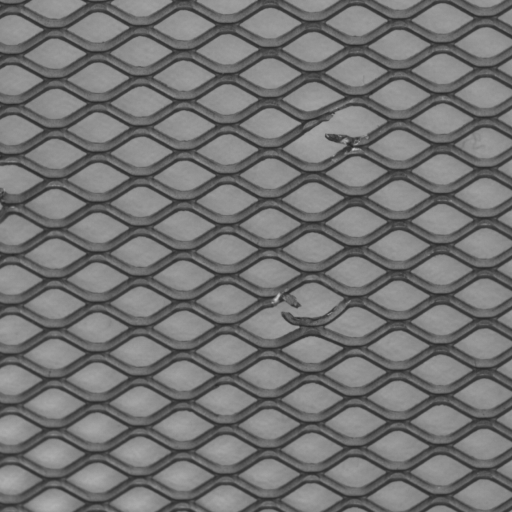
#> input picture data/grid/test/broken/000.png, 1024 x 1024 px, found by its file name (shown at 1/2 size)
$ python preprocess_grid.py
#> lines starting #> are read from the running program, lines starting #| are printed output that depends on the picture
# src/preprocess_grid.py
import os
import cv2
import numpy as np
from pathlib import Path
from tqdm import tqdm
import shutil

# Define paths
data_dir = Path("data/grid")
output_dir = Path("data/processed_grid")
train_dir = data_dir / "train"
test_dir = data_dir / "test"
gt_dir = data_dir / "ground_truth"

# Create output directories
os.makedirs(output_dir / "train" / "good", exist_ok=True)
os.makedirs(output_dir / "test" / "good", exist_ok=True)
for defect_type in ["bent", "broken", "glue", "metal_contamination", "thread"]:
    os.makedirs(output_dir / "test" / defect_type, exist_ok=True)
    os.makedirs(output_dir / "ground_truth" / defect_type, exist_ok=True)

print("Preprocessing setup complete. Output directory:", output_dir)

# src/preprocess_grid.py (continued)
def preprocess_image(image_path, target_size=(224, 224), is_mask=False):
    """Preprocess an image or mask: resize and normalize."""
#> called with target_size = (224, 224), is_mask = False
    # Read image
    if is_mask:
        image = cv2.imread(str(image_path), cv2.IMREAD_GRAYSCALE)
    else:
        image = cv2.imread(str(image_path))
#> image is the input picture: shape (1024, 1024, 3); min 35, max 204, mean 115.4
        image = cv2.cvtColor(image, cv2.COLOR_BGR2RGB)  # Convert BGR to RGB

    if image is None:
        raise ValueError(f"Failed to load image: {image_path}")

    # Resize
    image = cv2.resize(image, target_size, interpolation=cv2.INTER_AREA)
#> image: shape (224, 224, 3)

    # Normalize (ImageNet statistics for RGB images, masks remain 0-255)
    if not is_mask:
        mean = np.array([0.485, 0.456, 0.406]) # ImageNet mean
        std = np.array([0.229, 0.224, 0.225]) # ImageNet std
        image = image / 255.0  # Scale to [0, 1]
        image = (image - mean) / std # Normalize to ImageNet stats
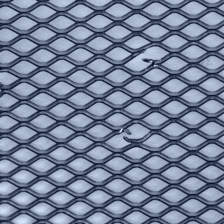
#> image: shape (224, 224, 3) float64; mean R, G, B -0.142, -0.0157, 0.207; drawn with min black and max white

    return image.astype(np.float32) if not is_mask else image.astype(np.uint8)
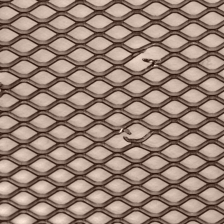
#> returned value: shape (224, 224, 3) float32; mean of channels 0, 1, 2 -0.142, -0.0157, 0.207; drawn with min black and max white

# Example usage (to be used in the next step)
if __name__ == "__main__":
    sample_image = preprocess_image(data_dir / "train" / "good" / "000.png")
    print("Sample image shape after preprocessing:", sample_image.shape)
#| Sample image shape after preprocessing: (224, 224, 3)
    print("Sample image dtype:", sample_image.dtype)
#| Sample image dtype: float32

# src/preprocess_grid.py (continued)
def process_train_images():
    """Process all normal training images."""
    good_dir = train_dir / "good"
    output_good_dir = output_dir / "train" / "good"

    for image_path in tqdm(list(good_dir.glob("*.png")), desc="Processing train images"):
        # Preprocess image
        processed_image = preprocess_image(image_path)

        # Save preprocessed image
        output_path = output_good_dir / image_path.name
        cv2.imwrite(str(output_path), cv2.cvtColor((processed_image * 255).astype(np.uint8), cv2.COLOR_RGB2BGR))

if __name__ == "__main__":
    process_train_images()
    print("Training images processed and saved.")

# src/preprocess_grid.py (continued)
def process_test_images_and_masks():
    """Process test images and ground truth masks."""
    defect_types = ["bent", "broken", "glue", "good"]

    for defect_type in tqdm(defect_types, desc="Processing test data"):
        test_input_dir = test_dir / defect_type
        output_test_dir = output_dir / "test" / defect_type
        output_gt_dir = output_dir / "ground_truth" / defect_type

        for image_path in test_input_dir.glob("*.png"):
            # Preprocess image
            processed_image = preprocess_image(image_path)
#> call 2 of preprocess_image, with target_size = (224, 224), is_mask = False
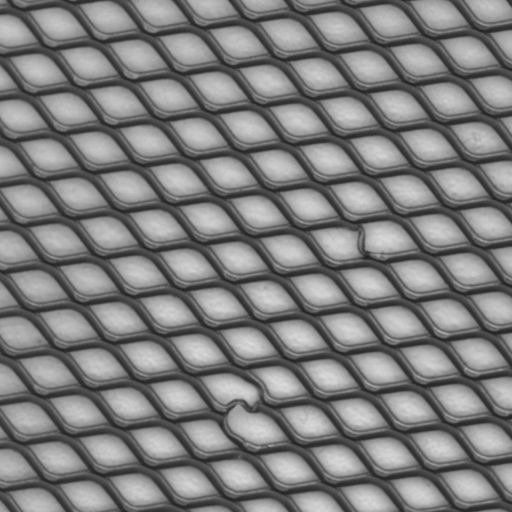
#> input picture data/grid/test/bent/001.png, 1024 x 1024 px (shown at 1/2 size)
#> in preprocess_image, image is the input picture: shape (1024, 1024, 3); min 33, max 222, mean 125.8
#> in preprocess_image (call 2), `image = cv2.resize(image, target_size, interpolation=cv2.INTER_AREA)`:
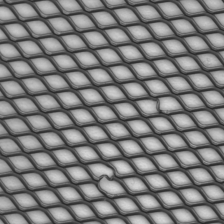
#> image: shape (224, 224, 3); min 36, max 216, mean 125.8
#> in preprocess_image (call 2), `image = (image - mean) / std`:
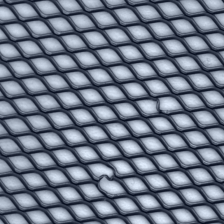
#> image: shape (224, 224, 3) float64; mean R, G, B 0.0368, 0.167, 0.389; drawn with min black and max white
#> in preprocess_image (call 2), `return image.astype(np.float32) if not is_mask else image.astype(np.ui..`:
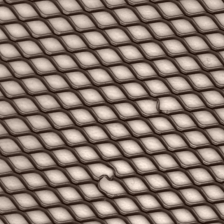
#> returned value: shape (224, 224, 3) float32; mean of channels 0, 1, 2 0.0368, 0.167, 0.389; drawn with min black and max white
            output_image_path = output_test_dir / image_path.name
            cv2.imwrite(str(output_image_path), cv2.cvtColor((processed_image * 255).astype(np.uint8), cv2.COLOR_RGB2BGR))
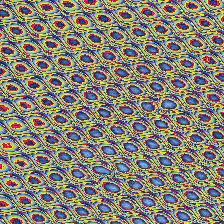
#> saved as 001.png: shape (224, 224, 3); mean B, G, R 115.9, 129.4, 134.2

            # Process ground truth mask if it exists
            gt_path = gt_dir / defect_type / image_path.name.replace(".png", "_mask.png")
            if gt_path.exists():
                processed_mask = preprocess_image(gt_path, is_mask=True)
                output_mask_path = output_gt_dir / gt_path.name
                cv2.imwrite(str(output_mask_path), processed_mask)

if __name__ == "__main__":
    process_train_images()
    process_test_images_and_masks()
    print("Test images and masks processed and saved.")

# src/preprocess_grid.py (continued)
def summarize_processed_data():
    """Summarize the preprocessed dataset."""
    summary = {
        "train_good": len(list((output_dir / "train" / "good").glob("*.png"))),
        "test_total": sum(len(list((output_dir / "test" / dt).glob("*.png"))) for dt in ["good", "bent", "broken", "glue"]),
        "gt_total": sum(len(list((output_dir / "ground_truth" / dt).glob("*.png"))) for dt in ["bent", "broken", "glue"])
    }
    print("Processed Data Summary:")
    for key, value in summary.items():
        print(f"{key}: {value} images")

    # Save summary to file
    with open("data/processed_grid_summary.txt", "w") as f:
        f.write(str(summary))

if __name__ == "__main__":
    process_train_images()
    process_test_images_and_masks()
    summarize_processed_data()
    print("Preprocessing complete.")
